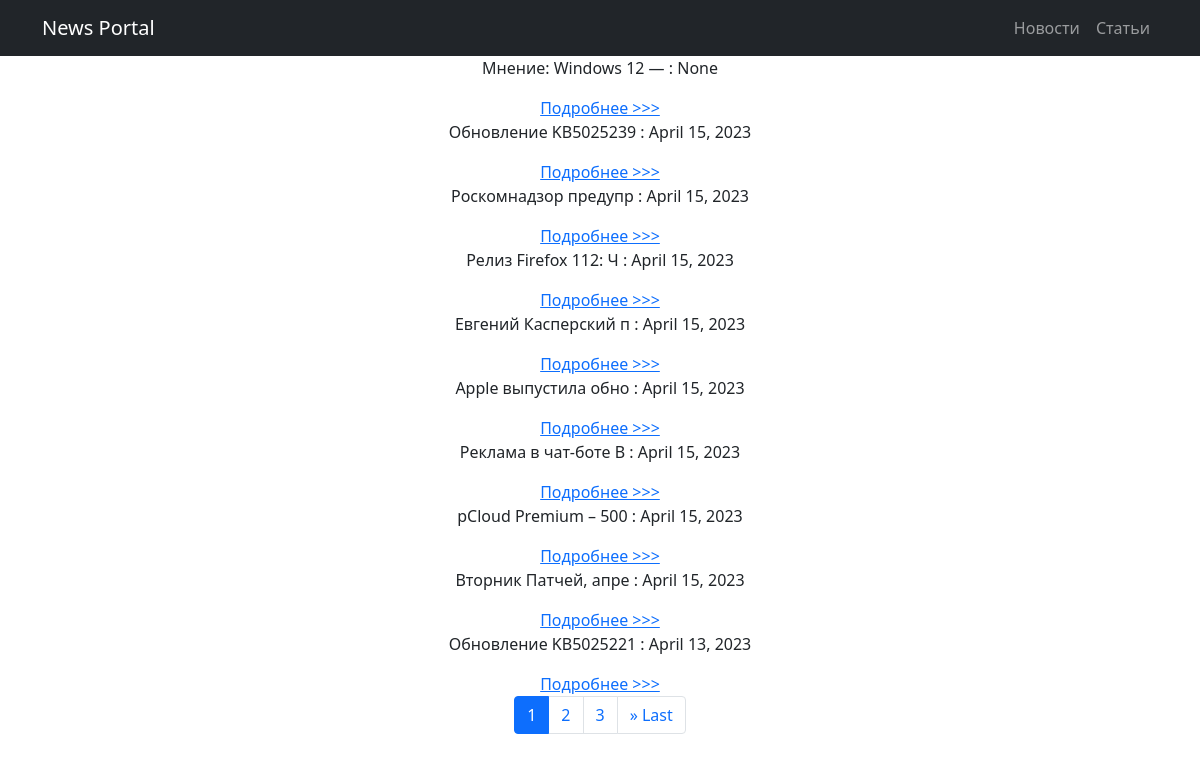
Screenshot of /news/news/ with the database file from the repository.
### news/models.py (models this page shows, shortened)
class New(models.Model):
    CATEGORIES_CHOICES = [('uncos', 'Новости'), ('articles', 'Статьи')]
    title = models.CharField(max_length=64)
    text = models.TextField()
    category = models.CharField(max_length=10, choices=CATEGORIES_CHOICES, default='uncos')
    data_pub = models.DateField(auto_now_add=True)
    slug = models.SlugField(max_length=128, unique=True)
    def get_absolute_url(self):
        return reverse('detail', kwargs={'pk': self.pk})

### news/views.py (the view)
# urls.py: path('news/', NewsListView.as_view(), name='news'),
class NewsListView(ListView):
    model = New
    paginate_by = 10
    ordering = ['-data_pub']
    template_name = 'default.html'
    def get_context_data(self, **kwargs):
        context = super().get_context_data(**kwargs)
        paginator = context['paginator']
        current_page = context['page_obj']
        start_index = max(current_page.number - 2, 1)
        end_index = min(current_page.number + 2, paginator.num_pages)
        page_range = range(start_index, end_index + 1)
        context['page_range'] = page_range
        return context

### news/templatetags/filters.py (called while the page is built)
@register.filter(name='censor')
def censor(text):
    for word in BAD_WORDS:
        pattern = re.compile(r'\b{}\b'.format(word), re.IGNORECASE)
        censored_word = word[0] + '*'*(len(word)-1)
        text = re.sub(pattern, censored_word, text)
    return mark_safe(text)

### news/templates/news/default.html (shortened to what this page needs)
<!DOCTYPE html>
<html lang="en">
<head>
    {% load static %}
    <link href="{% static 'css/styles.css' %}" rel="stylesheet"/>
</head>
<body>
<nav class="navbar navbar-expand-lg navbar-dark bg-dark">
    <div class="container">
        <a class="navbar-brand" href="#">News Portal</a>
        <div class="collapse navbar-collapse" id="navbarSupportedContent">
            <ul class="navbar-nav ms-auto mb-2 mb-lg-0">
                <li class="nav-item"><a class="nav-link" href="{% url 'uncos' %}">Новости</a></li>
                <li class="nav-item"><a class="nav-link" href="{% url 'articles' %}">Статьи</a></li>
            </ul>
        </div>
    </div>
</nav>
<div class="container">
    <div class="row">
        <div class="col-lg-12 text-center">
            {% load filters %}
            {% for new in object_list %}
                <p>{{ new.title|censor|slice:":20" }} : {{ new.data_pub }}</p>
                <a href="{{ new.get_absolute_url }}">Подробнее >>></a>
            {% endfor %}
            <nav aria-label="Pagination">
                <ul class="pagination justify-content-center">
                    {% for num in page_range %}
                        <li class="page-item{% if page_obj.number == num %} active{% endif %}">
                            <a class="page-link" href="?page={{ num }}">{{ num }}</a>
                        </li>
                    {% endfor %}
                    {% if page_obj.has_next %}
                        <li class="page-item">
                            <a class="page-link" href="?page={{ page_obj.paginator.num_pages }}">&raquo; Last</a>
                        </li>
                    {% endif %}
                </ul>
            </nav>
        </div>
    </div>
</div

### rows the page displays
New: title|censor "Мнение: Windows 12 —", data_pub "None"
New: title|censor "Обновление KB5025239", data_pub "April 15, 2023"
New: title|censor "Роскомнадзор предупр", data_pub "April 15, 2023"
New: title|censor "Релиз Firefox 112: Ч", data_pub "April 15, 2023"
New: title|censor "Евгений Касперский п", data_pub "April 15, 2023"
New: title|censor "Apple выпустила обно", data_pub "April 15, 2023"
New: title|censor "Реклама в чат-боте B", data_pub "April 15, 2023"
New: title|censor "pCloud Premium – 500", data_pub "April 15, 2023"
New: title|censor "Вторник Патчей, апре", data_pub "April 15, 2023"
New: title|censor "Обновление KB5025221", data_pub "April 13, 2023"

### other values shown
{{ num }} "1" "2" "3"
